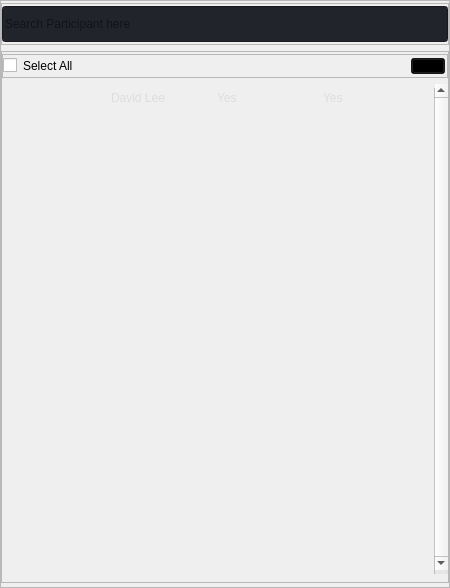
                              <widget class="QFrame" name="frame_24">
                               <property name="sizePolicy">
                                <sizepolicy hsizetype="Preferred" vsizetype="Expanding">
                                 <horstretch>0</horstretch>
                                 <verstretch>5</verstretch>
                                </sizepolicy>
                               </property>
                               <property name="frameShape">
                                <enum>QFrame::StyledPanel</enum>
                               </property>
                               <property name="frameShadow">
                                <enum>QFrame::Raised</enum>
                               </property>
                               <layout class="QVBoxLayout" name="verticalLayout_76" stretch="0,0">
                                <property name="spacing">
                                 <number>0</number>
                                </property>
                                <property name="leftMargin">
                                 <number>0</number>
                                </property>
                                <property name="topMargin">
                                 <number>0</number>
                                </property>
                                <property name="rightMargin">
                                 <number>0</number>
                                </property>
                                <property name="bottomMargin">
                                 <number>0</number>
                                </property>
                                <item>
                                 <widget class="QFrame" name="frame_26">
                                  <property name="styleSheet">
                                   <string notr="true">margin:2px 0px;</string>
                                  </property>
                                  <property name="frameShape">
                                   <enum>QFrame::StyledPanel</enum>
                                  </property>
                                  <property name="frameShadow">
                                   <enum>QFrame::Raised</enum>
                                  </property>
                                  <layout class="QHBoxLayout" name="horizontalLayout_21">
                                   <property name="spacing">
                                    <number>-1</number>
                                   </property>
                                   <property name="leftMargin">
                                    <number>0</number>
                                   </property>
                                   <property name="topMargin">
                                    <number>0</number>
                                   </property>
                                   <property name="rightMargin">
                                    <number>0</number>
                                   </property>
                                   <property name="bottomMargin">
                                    <number>0</number>
                                   </property>
                                   <item>
                                    <widget class="QLineEdit" name="lineEdit_3">
                                     <property name="sizePolicy">
                                      <sizepolicy hsizetype="Expanding" vsizetype="Fixed">
                                       <horstretch>8</horstretch>
                                       <verstretch>0</verstretch>
                                      </sizepolicy>
                                     </property>
                                     <property name="minimumSize">
                                      <size>
                                       <width>0</width>
                                       <height>40</height>
                                      </size>
                                     </property>
                                     <property name="styleSheet">
                                      <string notr="true">background-color: rgb(33, 37, 43);
</string>
                                     </property>
                                     <property name="text">
                                      <string/>
                                     </property>
                                     <property name="placeholderText">
                                      <string>Search Participant here</string>
                                     </property>
                                    </widget>
                                   </item>
                                  </layout>
                                 </widget>
                                </item>
                                <item>
                                 <widget class="QFrame" name="frame_48">
                                  <property name="styleSheet">
                                   <string notr="true">margin:4px 0px;</string>
                                  </property>
                                  <property name="frameShape">
                                   <enum>QFrame::StyledPanel</enum>
                                  </property>
                                  <property name="frameShadow">
                                   <enum>QFrame::Raised</enum>
                                  </property>
                                  <layout class="QVBoxLayout" name="verticalLayout_56">
                                   <property name="spacing">
                                    <number>0</number>
                                   </property>
                                   <property name="leftMargin">
                                    <number>0</number>
                                   </property>
                                   <property name="topMargin">
                                    <number>0</number>
                                   </property>
                                   <property name="rightMargin">
                                    <number>0</number>
                                   </property>
                                   <property name="bottomMargin">
                                    <number>0</number>
                                   </property>
                                   <item>
                                    <widget class="QFrame" name="frame_49">
                                     <property name="styleSheet">
                                      <string notr="true">margin-top:2px;
margin-bottom:2px;</string>
                                     </property>
                                     <property name="frameShape">
                                      <enum>QFrame::StyledPanel</enum>
                                     </property>
                                     <property name="frameShadow">
                                      <enum>QFrame::Raised</enum>
                                     </property>
                                     <layout class="QHBoxLayout" name="horizontalLayout_31">
                                      <property name="spacing">
                                       <number>0</number>
                                      </property>
                                      <property name="leftMargin">
                                       <number>0</number>
                                      </property>
                                      <property name="topMargin">
                                       <number>0</number>
                                      </property>
                                      <property name="rightMargin">
                                       <number>0</number>
                                      </property>
                                      <property name="bottomMargin">
                                       <number>0</number>
                                      </property>
                                      <item>
                                       <widget class="QCheckBox" name="checkBox_2">
                                        <property name="styleSheet">
                                         <string notr="true">border-radius:0;</string>
                                        </property>
                                        <property name="text">
                                         <string>Select All</string>
                                        </property>
                                       </widget>
                                      </item>
                                      <item>
                                       <spacer name="horizontalSpacer_15">
                                        <property name="orientation">
                                         <enum>Qt::Horizontal</enum>
                                        </property>
                                        <property name="sizeHint" stdset="0">
                                         <size>
                                          <width>259</width>
                                          <height>20</height>
                                         </size>
                                        </property>
                                       </spacer>
                                      </item>
                                      <item>
                                       <widget class="QPushButton" name="pushButton_16">
                                        <property name="cursor">
                                         <cursorShape>PointingHandCursor</cursorShape>
                                        </property>
                                        <property name="styleSheet">
                                         <string notr="true">background-color:rgba(0,0,0,0.8);
margin:3px 2px;</string>
                                        </property>
                                        <property name="text">
                                         <string/>
                                        </property>
                                        <property name="icon">
                                         <iconset resource="resources.qrc">
                                          <normaloff>:/icons/images/icons/cil-minus.png</normaloff>:/icons/images/icons/cil-minus.png</iconset>
                                        </property>
                                       </widget>
                                      </item>
                                     </layout>
                                    </widget>
                                   </item>
                                   <item>
                                    <widget class="QTableWidget" name="tableWidget_2">
                                     <property name="sizePolicy">
                                      <sizepolicy hsizetype="Expanding" vsizetype="Expanding">
                                       <horstretch>0</horstretch>
                                       <verstretch>0</verstretch>
                                      </sizepolicy>
                                     </property>
                                     <property name="palette">
                                      <palette>
                                       <active>
                                        <colorrole role="WindowText">
                                         <brush brushstyle="SolidPattern">
                                          <color alpha="255">
                                           <red>221</red>
                                           <green>221</green>
                                           <blue>221</blue>
                                          </color>
                                         </brush>
                                        </colorrole>
                                        <colorrole role="Button">
                                         <brush brushstyle="SolidPattern">
                                          <color alpha="0">
                                           <red>0</red>
                                           <green>0</green>
                                           <blue>0</blue>
                                          </color>
                                         </brush>
                                        </colorrole>
                                        <colorrole role="Text">
                                         <brush brushstyle="SolidPattern">
                                          <color alpha="255">
                                           <red>221</red>
                                           <green>221</green>
                                           <blue>221</blue>
                                          </color>
                                         </brush>
                                        </colorrole>
                                        <colorrole role="ButtonText">
                                         <brush brushstyle="SolidPattern">
                                          <color alpha="255">
                                           <red>221</red>
                                           <green>221</green>
                                           <blue>221</blue>
                                          </color>
                                         </brush>
                                        </colorrole>
                                        <colorrole role="Base">
                                         <brush brushstyle="NoBrush">
                                          <color alpha="255">
                                           <red>0</red>
                                           <green>0</green>
                                           <blue>0</blue>
                                          </color>
                                         </brush>
                                        </colorrole>
                                        <colorrole role="Window">
                                         <brush brushstyle="SolidPattern">
                                          <color alpha="0">
                                           <red>0</red>
                                           <green>0</green>
                                           <blue>0</blue>
                                          </color>
                                         </brush>
                                        </colorrole>
                                       </active>
                                       <inactive>
                                        <colorrole role="WindowText">
                                         <brush brushstyle="SolidPattern">
                                          <color alpha="255">
                                           <red>221</red>
                                           <green>221</green>
                                           <blue>221</blue>
                                          </color>
                                         </brush>
                                        </colorrole>
                                        <colorrole role="Button">
                                         <brush brushstyle="SolidPattern">
                                          <color alpha="0">
                                           <red>0</red>
                                           <green>0</green>
                                           <blue>0</blue>
                                          </color>
                                         </brush>
                                        </colorrole>
                                        <colorrole role="Text">
                                         <brush brushstyle="SolidPattern">
                                          <color alpha="255">
                                           <red>221</red>
                                           <green>221</green>
                                           <blue>221</blue>
                                          </color>
                                         </brush>
                                        </colorrole>
                                        <colorrole role="ButtonText">
                                         <brush brushstyle="SolidPattern">
                                          <color alpha="255">
                                           <red>221</red>
                                           <green>221</green>
                                           <blue>221</blue>
                                          </color>
                                         </brush>
                                        </colorrole>
                                        <colorrole role="Base">
                                         <brush brushstyle="NoBrush">
                                          <color alpha="255">
                                           <red>0</red>
                                           <green>0</green>
                                           <blue>0</blue>
                                          </color>
                                         </brush>
                                        </colorrole>
                                        <colorrole role="Window">
                                         <brush brushstyle="SolidPattern">
                                          <color alpha="0">
                                           <red>0</red>
                                           <green>0</green>
                                           <blue>0</blue>
                                          </color>
                                         </brush>
                                        </colorrole>
                                       </inactive>
                                       <disabled>
                                        <colorrole role="WindowText">
                                         <brush brushstyle="SolidPattern">
                                          <color alpha="255">
                                           <red>221</red>
                                           <green>221</green>
                                           <blue>221</blue>
                                          </color>
                                         </brush>
                                        </colorrole>
                                        <colorrole role="Button">
                                         <brush brushstyle="SolidPattern">
                                          <color alpha="0">
                                           <red>0</red>
                                           <green>0</green>
                                           <blue>0</blue>
                                          </color>
                                         </brush>
                                        </colorrole>
                                        <colorrole role="Text">
                                         <brush brushstyle="SolidPattern">
                                          <color alpha="255">
                                           <red>221</red>
                                           <green>221</green>
                                           <blue>221</blue>
                                          </color>
                                         </brush>
                                        </colorrole>
                                        <colorrole role="ButtonText">
                                         <brush brushstyle="SolidPattern">
                                          <color alpha="255">
                                           <red>221</red>
                                           <green>221</green>
                                           <blue>221</blue>
                                          </color>
                                         </brush>
                                        </colorrole>
                                        <colorrole role="Base">
                                         <brush brushstyle="NoBrush">
                                          <color alpha="255">
                                           <red>0</red>
                                           <green>0</green>
                                           <blue>0</blue>
                                          </color>
                                         </brush>
                                        </colorrole>
                                        <colorrole role="Window">
                                         <brush brushstyle="SolidPattern">
                                          <color alpha="0">
                                           <red>0</red>
                                           <green>0</green>
                                           <blue>0</blue>
                                          </color>
                                         </brush>
                                        </colorrole>
                                       </disabled>
                                      </palette>
                                     </property>
                                     <property name="styleSheet">
                                      <string notr="true">

QScrollBar::handle:vertical{ 
    background: #353a45;
    
}

QScrollBar::handle:horizontal{ 
    background: #353a45;
    
}

QTableWidget::item:selected
{
    color:#red;
    background:#454a55;
}

</string>
                                     </property>
                                     <property name="frameShape">
                                      <enum>QFrame::NoFrame</enum>
                                     </property>
                                     <property name="verticalScrollBarPolicy">
                                      <enum>Qt::ScrollBarAlwaysOn</enum>
                                     </property>
                                     <property name="sizeAdjustPolicy">
                                      <enum>QAbstractScrollArea::AdjustToContents</enum>
                                     </property>
                                     <property name="editTriggers">
                                      <set>QAbstractItemView::NoEditTriggers</set>
                                     </property>
                                     <property name="selectionMode">
                                      <enum>QAbstractItemView::SingleSelection</enum>
                                     </property>
                                     <property name="selectionBehavior">
                                      <enum>QAbstractItemView::SelectRows</enum>
                                     </property>
                                     <property name="showGrid">
                                      <bool>true</bool>
                                     </property>
                                     <property name="gridStyle">
                                      <enum>Qt::SolidLine</enum>
                                     </property>
                                     <property name="sortingEnabled">
                                      <bool>false</bool>
                                     </property>
                                     <attribute name="horizontalHeaderVisible">
                                      <bool>false</bool>
                                     </attribute>
                                     <attribute name="horizontalHeaderCascadingSectionResizes">
                                      <bool>true</bool>
                                     </attribute>
                                     <attribute name="horizontalHeaderDefaultSectionSize">
                                      <number>106</number>
                                     </attribute>
                                     <attribute name="horizontalHeaderMinimumSectionSize">
                                      <number>66</number>
                                     </attribute>
                                     <attribute name="horizontalHeaderShowSortIndicator" stdset="0">
                                      <bool>true</bool>
                                     </attribute>
                                     <attribute name="horizontalHeaderStretchLastSection">
                                      <bool>true</bool>
                                     </attribute>
                                     <attribute name="verticalHeaderVisible">
                                      <bool>false</bool>
                                     </attribute>
                                     <attribute name="verticalHeaderCascadingSectionResizes">
                                      <bool>false</bool>
                                     </attribute>
                                     <attribute name="verticalHeaderDefaultSectionSize">
                                      <number>30</number>
                                     </attribute>
                                     <attribute name="verticalHeaderHighlightSections">
                                      <bool>false</bool>
                                     </attribute>
                                     <attribute name="verticalHeaderMinimumSectionSize">
                                      <number>20</number>
                                     </attribute>
                                     <attribute name="verticalHeaderStretchLastSection">
                                      <bool>true</bool>
                                     </attribute>
                                     <row>
                                      <property name="text">
                                       <string>New Row</string>
                                      </property>
                                      <property name="font">
                                       <font>
                                        <family>Segoe UI</family>
                                       </font>
                                      </property>
                                     </row>
                                     <row>
                                      <property name="text">
                                       <string>New Row</string>
                                      </property>
                                     </row>
                                     <row>
                                      <property name="text">
                                       <string>New Row</string>
                                      </property>
                                     </row>
                                     <row>
                                      <property name="text">
                                       <string>New Row</string>
                                      </property>
                                     </row>
                                     <row>
                                      <property name="text">
                                       <string>New Row</string>
                                      </property>
                                     </row>
                                     <row>
                                      <property name="text">
                                       <string>New Row</string>
                                      </property>
                                     </row>
                                     <row>
                                      <property name="text">
                                       <string>New Row</string>
                                      </property>
                                     </row>
                                     <row>
                                      <property name="text">
                                       <string>New Row</string>
                                      </property>
                                     </row>
                                     <row>
                                      <property name="text">
                                       <string>New Row</string>
                                      </property>
                                     </row>
                                     <row>
                                      <property name="text">
                                       <string>New Row</string>
                                      </property>
                                     </row>
                                     <row>
                                      <property name="text">
                                       <string>New Row</string>
                                      </property>
                                     </row>
                                     <row>
                                      <property name="text">
                                       <string>New Row</string>
                                      </property>
                                     </row>
                                     <row>
                                      <property name="text">
                                       <string>New Row</string>
                                      </property>
                                     </row>
                                     <row>
                                      <property name="text">
                                       <string>New Row</string>
                                      </property>
                                     </row>
                                     <row>
                                      <property name="text">
                                       <string>New Row</string>
                                      </property>
                                     </row>
                                     <row>
                                      <property name="text">
                                       <string>New Row</string>
                                      </property>
                                     </row>
                                     <column>
                                      <property name="text">
                                       <string>Selected</string>
                                      </property>
                                     </column>
                                     <column>
                                      <property name="text">
                                       <string>Participant</string>
                                      </property>
                                     </column>
                                     <column>
                                      <property name="text">
                                       <string>Data Valid</string>
                                      </property>
                                     </column>
                                     <column>
                                      <property name="text">
                                       <string>Report</string>
                                      </property>
                                     </column>
                                     <item row="0" column="1">
                                      <property name="text">
                                       <string>David Lee</string>
                                      </property>
                                      <property name="textAlignment">
                                       <set>AlignLeading|AlignVCenter</set>
                                      </property>
                                     </item>
                                     <item row="0" column="2">
                                      <property name="text">
                                       <string>Yes</string>
                                      </property>
                                     </item>
                                     <item row="0" column="3">
                                      <property name="text">
                                       <string>Yes</string>
                                      </property>
                                     </item>
                                    </widget>
                                   </item>
                                  </layout>
                                 </widget>
                                </item>
                               </layout>
                              </widget>
